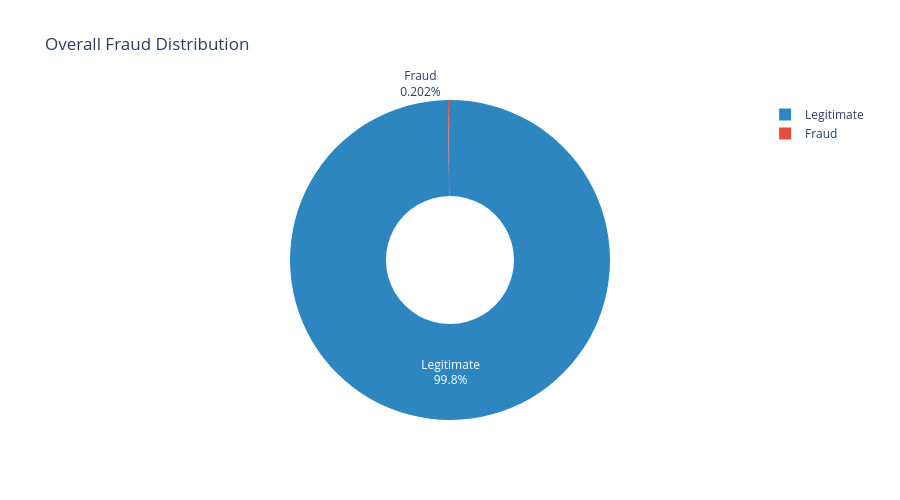

Notebook code cell kept with this figure:
### Code cell
# Interactive Pie Chart - Fraud vs Legitimate
fraud_counts = train['FraudResult'].value_counts()

fig = go.Figure(data=[go.Pie(
    labels=['Legitimate', 'Fraud'],
    values=fraud_counts.values,
    hole=0.4,
    marker=dict(colors=['#2E86C1', '#E74C3C']),
    textinfo='label+percent',
    hovertemplate="<b>%{label}</b><br>Count: %{value:,}<br>Percentage: %{percent}<extra></extra>"
)])

fig.update_layout(
    title='Overall Fraud Distribution',
    height=500,
    showlegend=True
)

fig.show()

print("\n Visualization: Fraud distribution pie chart displayed above")

### Figure 1 — Plotly figure (JSON) as saved in the notebook; plotly's stock layout.template omitted (floating-point values rounded to 4 significant figures)
{"data": [{"hole": 0.4, "hovertemplate": "<b>%{label}</b><br>Count: %{value:,}<br>Percentage: %{percent}<extra></extra>", "labels": ["Legitimate", "Fraud"], "marker": {"colors": ["#2E86C1", "#E74C3C"]}, "textinfo": "label+percent", "type": "pie", "values": [95469, 193]}], "layout": {"height": 500, "showlegend": true, "title": {"text": "Overall Fraud Distribution"}}}
